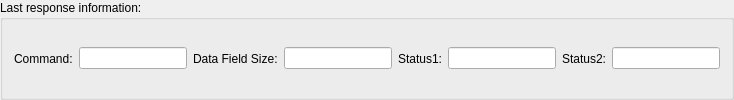
         <widget class="QGroupBox" name="last_response_group">
          <property name="title">
           <string>Last response information:</string>
          </property>
          <layout class="QHBoxLayout" name="last_response_layout">
           <item>
            <widget class="QLabel" name="label_9">
             <property name="text">
              <string>Command:</string>
             </property>
            </widget>
           </item>
           <item>
            <widget class="QLineEdit" name="last_command_edit">
             <property name="readOnly">
              <bool>true</bool>
             </property>
            </widget>
           </item>
           <item>
            <widget class="QLabel" name="label_10">
             <property name="text">
              <string>Data Field Size:</string>
             </property>
            </widget>
           </item>
           <item>
            <widget class="QLineEdit" name="last_data_field_size_edit">
             <property name="readOnly">
              <bool>true</bool>
             </property>
            </widget>
           </item>
           <item>
            <widget class="QLabel" name="label_11">
             <property name="text">
              <string>Status1:</string>
             </property>
            </widget>
           </item>
           <item>
            <widget class="QLineEdit" name="last_status1_edit">
             <property name="readOnly">
              <bool>true</bool>
             </property>
            </widget>
           </item>
           <item>
            <widget class="QLabel" name="label_12">
             <property name="text">
              <string>Status2:</string>
             </property>
            </widget>
           </item>
           <item>
            <widget class="QLineEdit" name="last_status2_edit">
             <property name="readOnly">
              <bool>true</bool>
             </property>
            </widget>
           </item>
          </layout>
         </widget>
